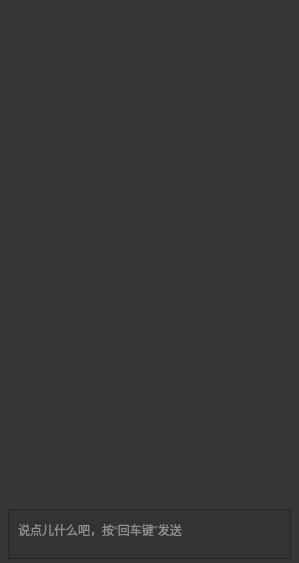
<?xml version="1.0" encoding="UTF-8"?>
<ui version="4.0">
 <class>VhallChatWidget</class>
 <widget class="QWidget" name="VhallChatWidget">
  <property name="geometry">
   <rect>
    <x>0</x>
    <y>0</y>
    <width>299</width>
    <height>563</height>
   </rect>
  </property>
  <property name="windowTitle">
   <string>Form</string>
  </property>
  <property name="styleSheet">
   <string notr="true">background-color: rgb(54, 54, 54);</string>
  </property>
  <layout class="QGridLayout" name="gridLayout">
   <property name="leftMargin">
    <number>0</number>
   </property>
   <property name="topMargin">
    <number>0</number>
   </property>
   <property name="rightMargin">
    <number>0</number>
   </property>
   <property name="bottomMargin">
    <number>0</number>
   </property>
   <property name="spacing">
    <number>0</number>
   </property>
   <item row="1" column="0" alignment="Qt::AlignHCenter|Qt::AlignVCenter">
    <widget class="QFrame" name="frame">
     <property name="minimumSize">
      <size>
       <width>291</width>
       <height>54</height>
      </size>
     </property>
     <property name="maximumSize">
      <size>
       <width>291</width>
       <height>54</height>
      </size>
     </property>
     <property name="styleSheet">
      <string notr="true">background-color: rgb(50, 51, 50);
margin-left:4px;
margin-right:4px;
margin-bottom:4px;</string>
     </property>
     <property name="frameShape">
      <enum>QFrame::StyledPanel</enum>
     </property>
     <property name="frameShadow">
      <enum>QFrame::Raised</enum>
     </property>
     <widget class="QTextEdit" name="textEdit">
      <property name="geometry">
       <rect>
        <x>6</x>
        <y>8</y>
        <width>282</width>
        <height>42</height>
       </rect>
      </property>
      <property name="focusPolicy">
       <enum>Qt::StrongFocus</enum>
      </property>
      <property name="acceptDrops">
       <bool>false</bool>
      </property>
      <property name="styleSheet">
       <string notr="true">border:0px;
color: rgb(236, 236, 236);
font: 9pt &quot;微软雅黑&quot;;</string>
      </property>
      <property name="verticalScrollBarPolicy">
       <enum>Qt::ScrollBarAlwaysOff</enum>
      </property>
      <property name="placeholderText">
       <string>说点儿什么吧，按“回车键”发送</string>
      </property>
     </widget>
    </widget>
   </item>
   <item row="0" column="0">
    <layout class="QVBoxLayout" name="verticalLayout_web">
     <item>
      <spacer name="verticalSpacer">
       <property name="orientation">
        <enum>Qt::Vertical</enum>
       </property>
       <property name="sizeHint" stdset="0">
        <size>
         <width>20</width>
         <height>40</height>
        </size>
       </property>
      </spacer>
     </item>
    </layout>
   </item>
  </layout>
 </widget>
 <resources/>
 <connections/>
</ui>
